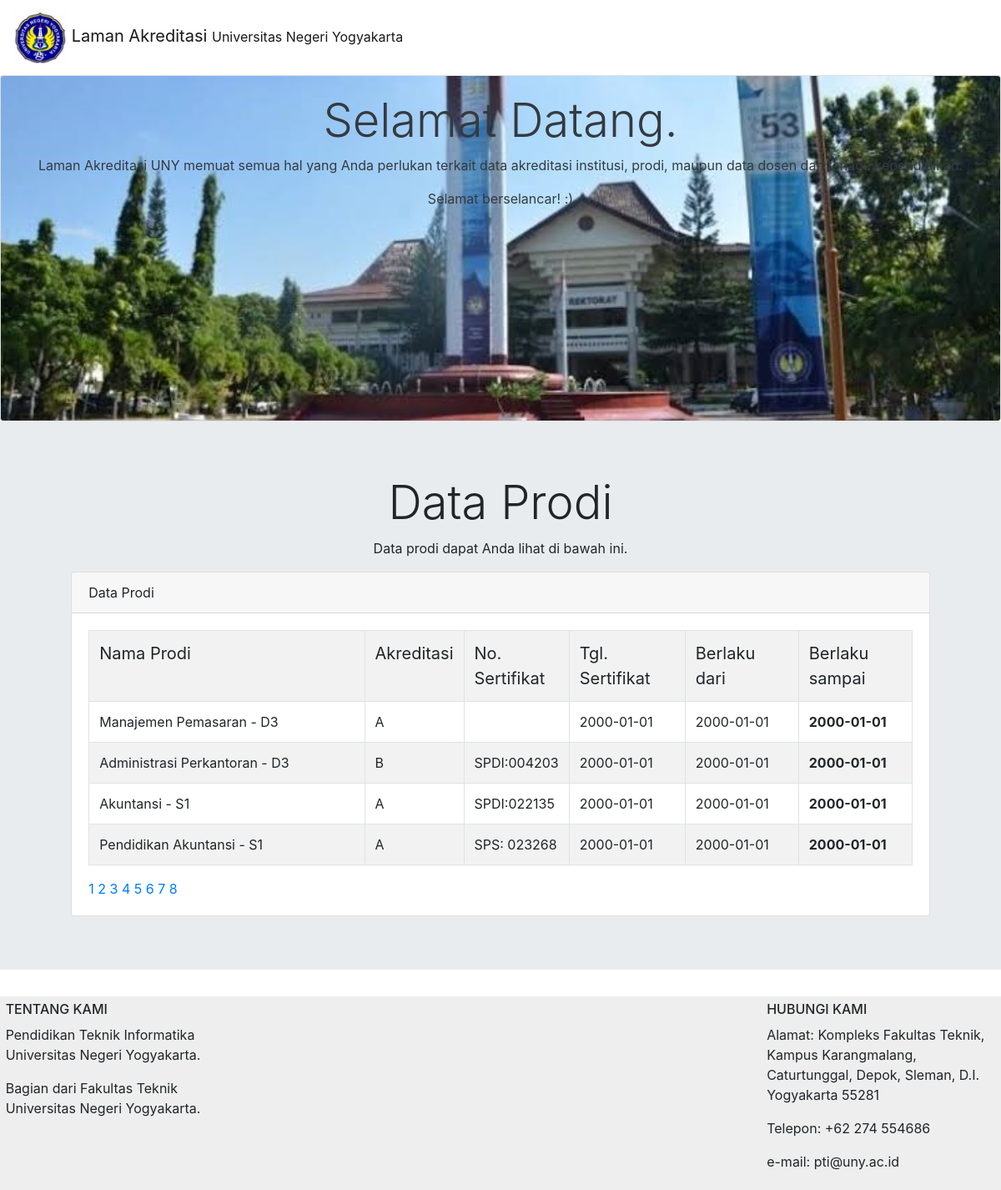
The page /dataprodi.php?halaman=8 on the database its author committed.
### tables this page shows
CREATE TABLE `unit` (
  `unit_id` varchar(4) NOT NULL,
  `name` varchar(64) NOT NULL
);

CREATE TABLE `unit_accred_level` (
  `unit_id` varchar(4) NOT NULL,
  `accred_level` varchar(12) DEFAULT NULL
);

CREATE TABLE `unit_accred` (
  `unit_id` varchar(4) NOT NULL,
  `accred_no` varchar(36) NOT NULL,
  `accred_comm_date` date NOT NULL,
  `accred_start_date` date NOT NULL,
  `accred_end_date` date NOT NULL
);

### dataprodi.php (the view, shortened to what this page needs)
<!doctype html>
<html lang="en">
  <head>
    <link rel="stylesheet" href="css/bootstrap.min.css">
  </head>
  <body>
<nav class="navbar bg-white navbar-light" position="right">
<a class="navbar-brand" href="index.php"><img src="img/UNY.jpg" alt="Logo" style="width:64px; height:64px">
	Laman Akreditasi <small>Universitas Negeri Yogyakarta</small></a>
</nav>
<div class="card text-center text-dark">
	<img class="card-img" src="img/rektorat.jpg">
	<div class="card-img-overlay">
    <h1 class="display-4">Selamat Datang.</h1>
    <p>Laman Akreditasi UNY memuat semua hal yang Anda perlukan terkait data
	akreditasi institusi, prodi, maupun data dosen dan tenaga kependidikan.</p>
	<p>Selamat berselancar! :)</p>
  </div>
</div>
<div class="jumbotron jumbotron-fluid">
  <div class="container-fluid">
    <h1 class="display-4 text-center">Data Prodi</h1>
    <p class="text-center">Data prodi dapat Anda lihat di bawah ini.</p>
	<div id="accordion" style="width: 88%; margin: auto;">
  <div class="card">
	<div class="card-header">
		Data Prodi
    </div>
      <div class="card-body">
       <table class="table table-striped table-bordered">
	<tr style="font-size: 15pt;">
	<td width="40%">Nama Prodi</td>
		<td width="5%">Akreditasi</td>
		<td width="10%">No. Sertifikat</td>
		<td width="15%">Tgl. Sertifikat</td>
		<td width="15%">Berlaku dari</td>
		<td width="15%">Berlaku sampai</td>
	</tr>
  <?php
  include 'koneksi.php';
	$kueri = "SELECT unit.name, unit_accred_level.accred_level, unit_accred.accred_no, unit_accred.accred_comm_date, unit_accred.accred_start_date, unit_accred.accred_end_date FROM unit, unit_accred, unit_accred_level WHERE unit.unit_id = unit_accred.unit_id AND unit.unit_id = unit_accred_level.unit_id AND unit.unit_id > 1";
	$result = $conn->query($kueri);
	if ($result->num_rows > 0){
		$halaman = 15;
  		$page = isset($_GET["halaman"]) ? (int)$_GET["halaman"] : 1;
  		$mulai = ($page>1) ? ($page * $halaman) - $halaman : 0;
  		$total = mysqli_num_rows($result);
  		$pages = ceil($total/$halaman);
  		$query = $conn->query("SELECT unit.name, unit_accred_level.accred_level, unit_accred.accred_no, unit_accred.accred_comm_date, unit_accred.accred_start_date, unit_accred.accred_end_date FROM unit, unit_accred, unit_accred_level WHERE unit.unit_id = unit_accred.unit_id AND unit.unit_id = unit_accred_level.unit_id AND unit.unit_id > 1 LIMIT $mulai, $halaman");
		while($row = $query->fetch_assoc()){
		echo "<tr><td>".$row['name']."</td>";
		echo "<td>".$row['accred_level']."</td>";
		echo "<td>".$row['accred_no']."</td>";
		echo "<td>".$row['accred_comm_date']."</td>";
		echo "<td>".$row['accred_start_date']."</td>";
		echo "<td><b>".$row['accred_end_date']."</b></td></tr>";
	}}
  ?>
  </table>
  <?php for ($i=1; $i<=$pages ; $i++){ ?>
  <a href="?halaman=<?php echo $i; ?>"><?php echo $i; ?></a>
  <?php } ?>
      </div>
    </div>
  </div>
      </div>
    </div>
<footer class="section footer-classic" style="background: #EEEEEE;">
        <div class="test" style="padding: 5pt;">
          <div class="row">
            <div class="col-md-3 col-xl-3">
              <h6>TENTANG KAMI</h6>
              <p> Pendidikan Teknik Informatika Universitas Negeri Yogyakarta.</p>
			  <p> Bagian dari Fakultas Teknik Universitas Negeri Yogyakarta.</p>
            </div>
            <div class="col-md-6 col-xl-6">
            </div>
            <div class="col-md-3 col-xl-3">
              <h6>HUBUNGI KAMI</h6>
			  <p> Alamat: Kompleks Fakultas Teknik, Kampus Karangmalang,
			  Caturtunggal, Depok, Sleman, D.I. Yogyakarta 55281</p>
			  <p> Telepon: +62 274 554686</p>
			  <p> e-mail: pti@uny.ac.id</p>
				</div>
			</div>
        </div>
		</footer>
  </body>
</html>

### rows shown on the page
unit: name "Manajemen Pemasaran - D3", unit_accred_level.accred_level "A", unit_accred.accred_comm_date "2000-01-01", unit_accred.accred_start_date "2000-01-01", unit_accred.accred_end_date "2000-01-01"
unit: name "Administrasi Perkantoran - D3", unit_accred_level.accred_level "B", unit_accred.accred_no "SPDI:004203", unit_accred.accred_comm_date "2000-01-01", unit_accred.accred_start_date "2000-01-01", unit_accred.accred_end_date "2000-01-01"
unit: name "Akuntansi - S1", unit_accred_level.accred_level "A", unit_accred.accred_no "SPDI:022135", unit_accred.accred_comm_date "2000-01-01", unit_accred.accred_start_date "2000-01-01", unit_accred.accred_end_date "2000-01-01"
unit: name "Pendidikan Akuntansi - S1", unit_accred_level.accred_level "A", unit_accred.accred_no "SPS: 023268", unit_accred.accred_comm_date "2000-01-01", unit_accred.accred_start_date "2000-01-01", unit_accred.accred_end_date "2000-01-01"
